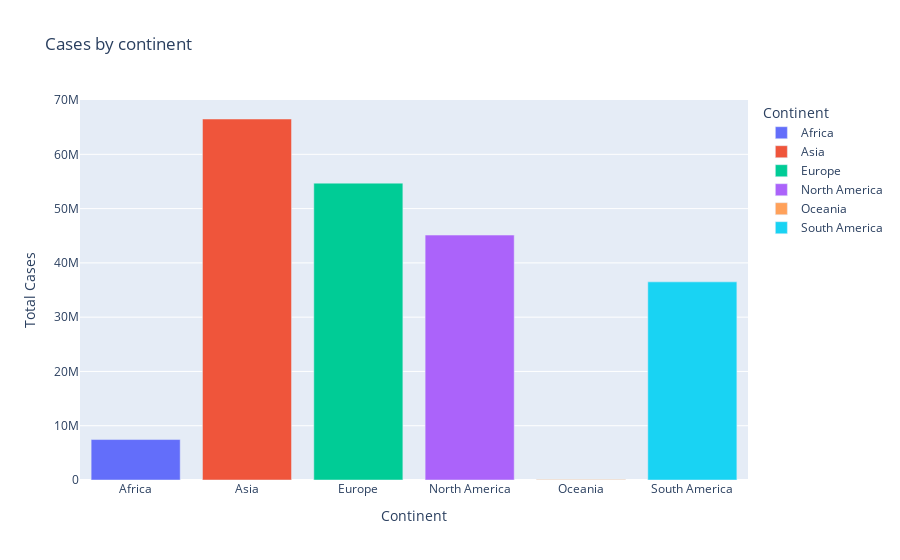

The cell this chart's notebook holds for it:
### Markdown cell above
<br>
<h1>Displaying data</h1>

### Code cell
px.bar(results_by_cont, x="Continent", y="Total Cases", color="Continent", title="Cases by continent")

### Figure 1 — Plotly figure (JSON) as saved in the notebook; plotly's stock layout.template omitted (floating-point values rounded to 4 significant figures)
{"data": [{"alignmentgroup": "True", "hovertemplate": "Continent=%{x}<br>Total Cases=%{y}<extra></extra>", "legendgroup": "Africa", "marker": {"color": "#636efa", "pattern": {"shape": ""}}, "name": "Africa", "offsetgroup": "Africa", "orientation": "v", "showlegend": true, "textposition": "auto", "type": "bar", "x": ["Africa"], "xaxis": "x", "y": [7449639], "yaxis": "y"}, {"alignmentgroup": "True", "hovertemplate": "Continent=%{x}<br>Total Cases=%{y}<extra></extra>", "legendgroup": "Asia", "marker": {"color": "#EF553B", "pattern": {"shape": ""}}, "name": "Asia", "offsetgroup": "Asia", "orientation": "v", "showlegend": true, "textposition": "auto", "type": "bar", "x": ["Asia"], "xaxis": "x", "y": [66508872], "yaxis": "y"}, {"alignmentgroup": "True", "hovertemplate": "Continent=%{x}<br>Total Cases=%{y}<extra></extra>", "legendgroup": "Europe", "marker": {"color": "#00cc96", "pattern": {"shape": ""}}, "name": "Europe", "offsetgroup": "Europe", "orientation": "v", "showlegend": true, "textposition": "auto", "type": "bar", "x": ["Europe"], "xaxis": "x", "y": [54691908], "yaxis": "y"}, {"alignmentgroup": "True", "hovertemplate": "Continent=%{x}<br>Total Cases=%{y}<extra></extra>", "legendgroup": "North America", "marker": {"color": "#ab63fa", "pattern": {"shape": ""}}, "name": "North America", "offsetgroup": "North America", "orientation": "v", "showlegend": true, "textposition": "auto", "type": "bar", "x": ["North America"], "xaxis": "x", "y": [45125018], "yaxis": "y"}, {"alignmentgroup": "True", "hovertemplate": "Continent=%{x}<br>Total Cases=%{y}<extra></extra>", "legendgroup": "Oceania", "marker": {"color": "#FFA15A", "pattern": {"shape": ""}}, "name": "Oceania", "offsetgroup": "Oceania", "orientation": "v", "showlegend": true, "textposition": "auto", "type": "bar", "x": ["Oceania"], "xaxis": "x", "y": [107074], "yaxis": "y"}, {"alignmentgroup": "True", "hovertemplate": "Continent=%{x}<br>Total Cases=%{y}<extra></extra>", "legendgroup": "South America", "marker": {"color": "#19d3f3", "pattern": {"shape": ""}}, "name": "South America", "offsetgroup": "South America", "orientation": "v", "showlegend": true, "textposition": "auto", "type": "bar", "x": ["South America"], "xaxis": "x", "y": [36505185], "yaxis": "y"}], "layout": {"barmode": "relative", "legend": {"title": {"text": "Continent"}, "tracegroupgap": 0}, "title": {"text": "Cases by continent"}, "xaxis": {"anchor": "y", "categoryarray": ["Africa", "Asia", "Europe", "North America", "Oceania", "South America"], "categoryorder": "array", "domain": [0, 1], "title": {"text": "Continent"}}, "yaxis": {"anchor": "x", "domain": [0, 1], "title": {"text": "Total Cases"}}}}
